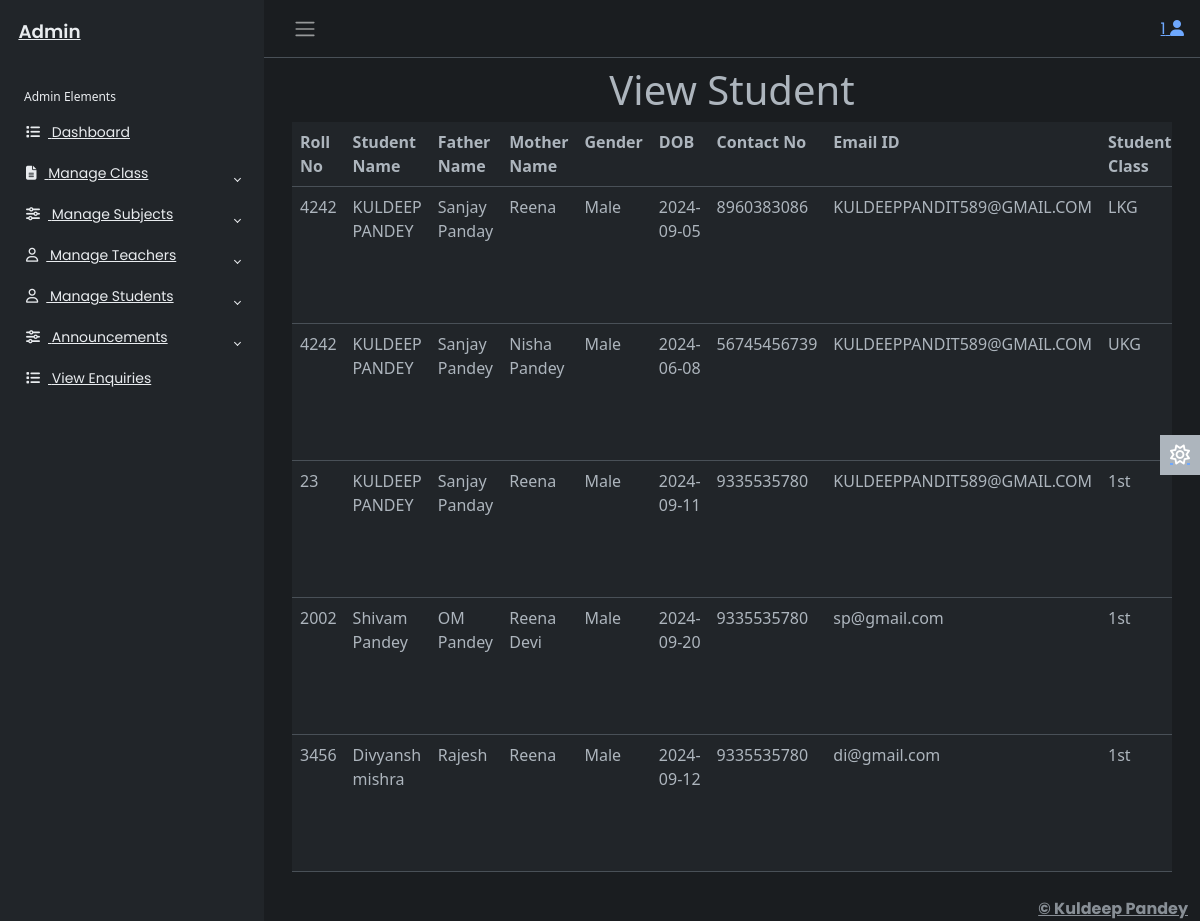
Screenshot of /adminapp/viewstudent/ (signed in) with the database file from the repository.
### adminapp/models.py (models this page shows)
class Student(models.Model):
    rollno=models.IntegerField()
    name=models.CharField(max_length=50)
    fname=models.CharField(max_length=40)
    mname=models.CharField(max_length=50)
    gender=models.CharField(max_length=15)
    dob=models.CharField(max_length=13)
    contactno=models.CharField(max_length=15)
    emailaddress=models.EmailField(max_length=30)
    address=models.TextField()
    sclass=models.CharField(max_length=14)
    feespaid=models.CharField(max_length=10)
    duefees=models.CharField(max_length=10)
    password=models.CharField(max_length=50)
    pic=models.ImageField(upload_to='')
    created_date=models.DateTimeField()

### adminapp/views.py (the view)
# urls.py: path('viewstudent/',views.viewstudent,name='viewstudent'),
def viewstudent(req):
    try:
        if req.session['adminid']!=None:
            adminid=req.session['adminid']
            student=Student.objects.all()
            return render(req,'viewstudent.html',{'adminid':adminid,'student':student})
    except KeyError:
        return redirect('login')

### adminapp/templates/viewstudent.html (shortened to what this page needs)
{% extends 'adminbase.html' %}
{% load static %}
{% block admin %}
<div class="row">
  <div class="col-sm-12">
    <h1 class="text-center">View Student</h1>
    <form method="post">
      <div class="table-responsive">
      <table class="table">
        <tr>
          <th>Roll No</th>
          <th>Student Name</th>
          <th>Father Name</th>
          <th>Mother Name</th>
          <th>Gender</th>
          <th>DOB</th>
          <th>Contact No</th>
          <th>Email ID</th>
          <th>Student Class</th>
        </tr>
          {% for s in student %}
          <tr>
            <td>{{s.rollno}}</td>
            <td>{{s.name}}</td>
            <td>{{s.fname}}</td>
            <td>{{s.mname}}</td>
            <td>{{s.gender}}</td>
            <td>{{s.dob}}</td>
            <td>{{s.contactno}}</td>
            <td>{{s.emailaddress}}</td>
            <td>{{s.sclass}}</td>
          </tr>
          {% endfor %}
      </table>
    </div>
    </form>
  </div>
</div>
{% endblock %}

### adminapp/templates/adminbase.html (shortened to what this page needs)
{% load static %}
<!DOCTYPE html>
<html lang="en" data-bs-theme="dark">
<head>
  <link rel="stylesheet" href="{% static 'css/adminstyle.css' %}">
  <link rel="stylesheet" href="https://cdn.jsdelivr.net/npm/bootstrap@5.3.0-alpha2/dist/css/bootstrap.min.css">
</head>
<body>
  <div class="wrapper">
    <aside id="sidebar" class="js-sidebar">
      <div class="h-100">
        <div class="sidebar-logo">
          <a href="#">Admin</a>
        </div>
        <ul class="sidebar-nav">
          <li class="sidebar-header">
            Admin Elements
          </li>
          <li class="sidebar-item">
            <a href="{% url 'adminapp:adminhome' %}" class="sidebar-link">
              <i class="fa-solid fa-list pe-2"></i>
              Dashboard
            </a>
          </li>
          <li class="sidebar-item">
            <a href="#" class="sidebar-link collapsed" data-bs-target="#pages" data-bs-toggle="collapse"
              aria-expanded="false"><i class="fa-solid fa-file-lines pe-2"></i>
              Manage Class
            </a>
          </li>
          <li class="sidebar-item">
            <a href="#" class="sidebar-link collapsed" data-bs-target="#posts" data-bs-toggle="collapse"
              aria-expanded="false"><i class="fa-solid fa-sliders pe-2"></i>
              Manage Subjects
            </a>
          </li>
          <li class="sidebar-item">
            <a href="#" class="sidebar-link collapsed" data-bs-target="#auth" data-bs-toggle="collapse"
              aria-expanded="false"><i class="fa-regular fa-user pe-2"></i>
              Manage Teachers
            </a>
          </li>
          <li class="sidebar-item">
            <a href="#" class="sidebar-link collapsed" data-bs-target="#stu" data-bs-toggle="collapse"
              aria-expanded="false"><i class="fa-regular fa-user pe-2"></i>
              Manage Students
            </a>
          </li>
          <li class="sidebar-item">
            <a href="#" class="sidebar-link collapsed" data-bs-target="#noti" data-bs-toggle="collapse"
              aria-expanded="false"><i class="fa-solid fa-sliders pe-2"></i>
              Announcements
            </a>
          </li>
          <li class="sidebar-item">
            <a href="{% url 'adminapp:viewenquiry' %}" class="sidebar-link">
              <i class="fa-solid fa-list pe-2"></i>
              View Enquiries
            </a>
          </li>
        </ul>
      </div>
    </aside>
    <div class="main">
      <nav class="navbar navbar-expand px-3 border-bottom">
        <button class="btn" id="sidebar-toggle" type="button">
          <span class="navbar-toggler-icon"></span>
        </button>
        <div class="navbar-collapse navbar">
          <ul class="navbar-nav">
            <li class="nav-item dropdown">
              <a href="#" data-bs-toggle="dropdown" class="nav-icon pe-md-0">
                <span>{{adminid}}</span>
                <i class="fa-solid fa-user"></i>
              </a>
            </li>
          </ul>
        </div>
      </nav>
      <main class="content px-3 py-2">
        <div class="container-fluid">
            {% block admin %}
            {% endblock %}
        </div>
      </main>
      <a href="#" class="theme-toggle">
        <i class="fa-regular fa-sun"></i>
      </a>
      <footer class="footer">
        <div class="container-fluid">
          <div class="row text-muted">
            <div class="col-12 text-end">
              <p class="mb-0">
                <a href="#" class="text-muted">
                  <strong>&copy; Kuldeep Pandey</strong>
                </a>
              </p>
            </div>
          </div>
        </div>
      </footer>
    </div>
  </div>
</body>
</html>

### adminapp/static/css/adminstyle.css (style rules this page uses)
body { font-family: 'Poppins', sans-serif; font-size: 0.875rem; opacity: 1; overflow-y: scroll; margin: 0; }
a { cursor: pointer; text-decoration: none; font-family: 'Poppins', sans-serif; }
li { list-style: none; }
.wrapper { align-items: stretch; display: flex; width: 100%; }
#sidebar { max-width: 264px; min-width: 264px; background: var(--bs-dark); transition: all 0.35s ease-in-out; }
.main { display: flex; flex-direction: column; min-height: 100vh; min-width: 0; overflow: hidden; transition: all 0.35s ease-in-out; width: 100%; background: var(--bs-dark-bg-subtle); }
.sidebar-logo { padding: 1.15rem; }
.sidebar-logo a { color: #e9ecef; font-size: 1.15rem; font-weight: 600; }
.sidebar-nav { flex-grow: 1; list-style: none; margin-bottom: 0; padding-left: 0; margin-left: 0; }
.sidebar-header { color: #e9ecef; font-size: .75rem; padding: 1.5rem 1.5rem .375rem; }
a.sidebar-link { padding: .625rem 1.625rem; color: #e9ecef; position: relative; display: block; font-size: 0.875rem; }
.sidebar-link[data-bs-toggle="collapse"]::after { border: solid; border-width: 0 .075rem .075rem 0; content: ""; display: inline-block; padding: 2px; position: absolute; right: 1.5rem; top: 1.4rem; transform: rotate(-135deg); transition: all .2s ease-out; }
.sidebar-link[data-bs-toggle="collapse"].collapsed::after { transform: rotate(45deg); transition: all .2s ease-out; }
.navbar-expand .navbar-nav { margin-left: auto; }
.content { flex: 1; max-width: 100vw; width: 100vw; }
@media (min-width:768px) { .content { max-width: auto; width: auto; } }
.theme-toggle { position: fixed; top: 50%; transform: translateY(-65%); text-align: center; z-index: 10; right: 0; left: auto; border: none; background-color: var(--bs-body-color); }
html[data-bs-theme="dark"] .theme-toggle .fa-sun, html[data-bs-theme="light"] .theme-toggle .fa-moon { cursor: pointer; padding: 10px; display: block; font-size: 1.25rem; color: #FFF; }

### rows the page displays
Student: rollno "4242", name "KULDEEP PANDEY", fname "Sanjay Panday", mname "Reena", gender "Male", dob "2024-09-05", contactno "8960383086", emailaddress "KULDEEPPANDIT589@GMAIL.COM", sclass "LKG"
Student: rollno "4242", name "KULDEEP PANDEY", fname "Sanjay Pandey", mname "Nisha Pandey", gender "Male", dob "2024-06-08", contactno "56745456739", emailaddress "KULDEEPPANDIT589@GMAIL.COM", sclass "UKG"
Student: rollno "23", name "KULDEEP PANDEY", fname "Sanjay Panday", mname "Reena", gender "Male", dob "2024-09-11", contactno "9335535780", emailaddress "KULDEEPPANDIT589@GMAIL.COM", sclass "1st"
Student: rollno "2002", name "Shivam Pandey", fname "OM Pandey", mname "Reena Devi", gender "Male", dob "2024-09-20", contactno "9335535780", emailaddress "sp@gmail.com", sclass "1st"
Student: rollno "3456", name "Divyansh mishra", fname "Rajesh", mname "Reena", gender "Male", dob "2024-09-12", contactno "9335535780", emailaddress "di@gmail.com", sclass "1st"

### other values shown
{{ adminid }} "1"
